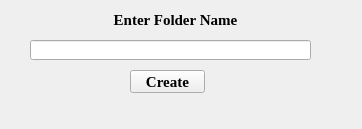
<?xml version="1.0" encoding="UTF-8"?>
<ui version="4.0">
 <class>CreateDirectoryWindow</class>
 <widget class="QWidget" name="CreateDirectoryWindow">
  <property name="geometry">
   <rect>
    <x>0</x>
    <y>0</y>
    <width>362</width>
    <height>129</height>
   </rect>
  </property>
  <property name="sizePolicy">
   <sizepolicy hsizetype="Fixed" vsizetype="Fixed">
    <horstretch>0</horstretch>
    <verstretch>0</verstretch>
   </sizepolicy>
  </property>
  <property name="font">
   <font>
    <family>Times New Roman</family>
    <pointsize>11</pointsize>
    <weight>75</weight>
    <bold>true</bold>
   </font>
  </property>
  <property name="focusPolicy">
   <enum>Qt::StrongFocus</enum>
  </property>
  <property name="windowTitle">
   <string>Create directory</string>
  </property>
  <property name="windowOpacity">
   <double>20.000000000000000</double>
  </property>
  <widget class="QPushButton" name="createFolder_pushButton">
   <property name="geometry">
    <rect>
     <x>130</x>
     <y>70</y>
     <width>75</width>
     <height>23</height>
    </rect>
   </property>
   <property name="text">
    <string>Create</string>
   </property>
  </widget>
  <widget class="QLineEdit" name="Foldername_lineEdit">
   <property name="geometry">
    <rect>
     <x>30</x>
     <y>40</y>
     <width>281</width>
     <height>20</height>
    </rect>
   </property>
  </widget>
  <widget class="QLabel" name="label">
   <property name="geometry">
    <rect>
     <x>70</x>
     <y>10</y>
     <width>211</width>
     <height>20</height>
    </rect>
   </property>
   <property name="text">
    <string>Enter Folder Name</string>
   </property>
   <property name="alignment">
    <set>Qt::AlignCenter</set>
   </property>
  </widget>
 </widget>
 <resources/>
 <connections/>
</ui>
